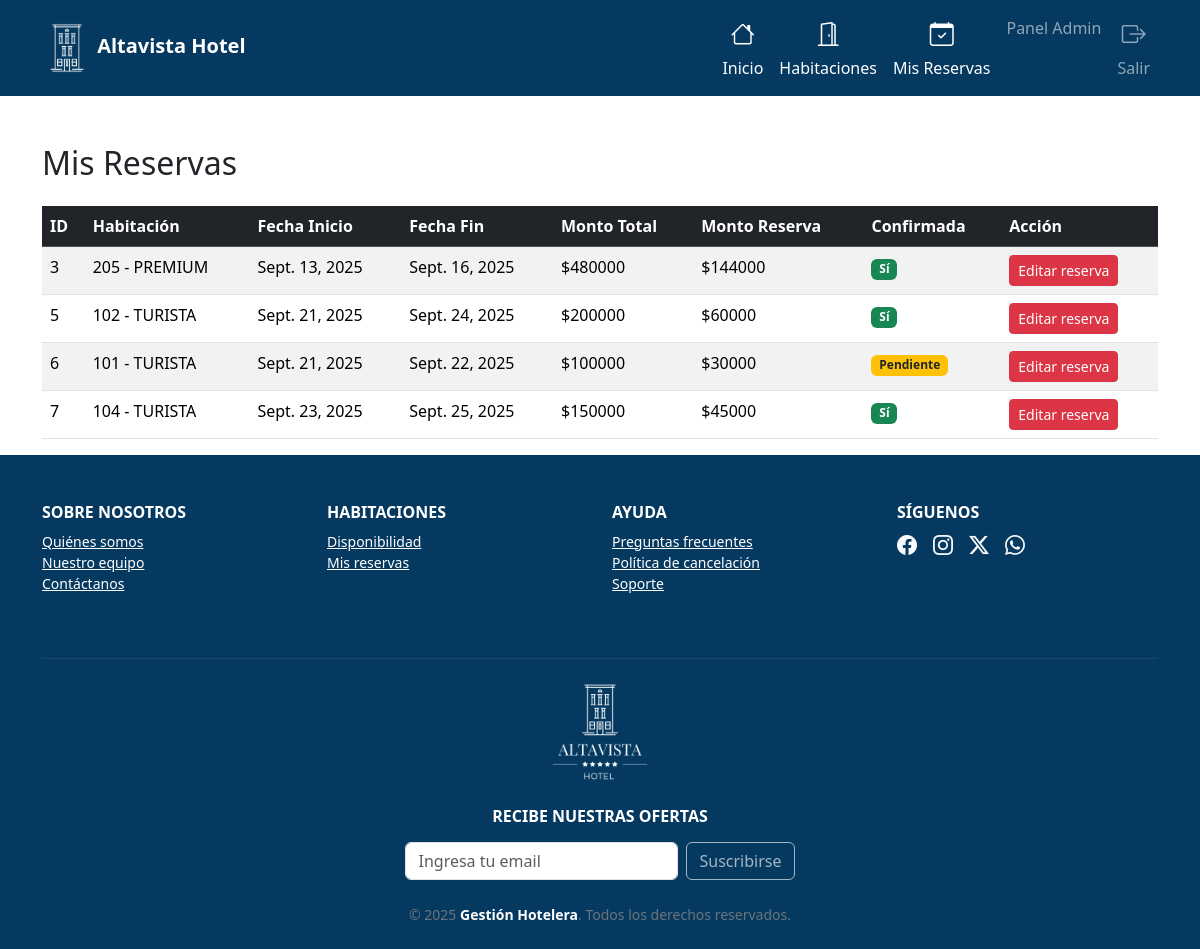
/mis-reservas/ (signed in), run on the app's committed database.
### reservas/models.py (models this page shows, shortened)
class Reserva(models.Model):
    cliente = models.ForeignKey(Cliente, on_delete=models.CASCADE)
    habitacion = models.ForeignKey(Habitacion, on_delete=models.CASCADE)
    fecha_inicio = models.DateField()
    fecha_fin = models.DateField()
    fecha_reserva = models.DateTimeField(auto_now_add=True)
    confirmada = models.BooleanField(default=False)
    monto_total = models.IntegerField(blank=True, null=True)   # <-- ahora entero
    monto_reserva = models.IntegerField(blank=True, null=True) # <-- ahora entero

class Habitacion(models.Model):
    CATEGORIAS = [
        ('TURISTA', 'Turista'),
        ('PREMIUM', 'Premium'),
    ]
    numero = models.IntegerField(unique=True)
    categoria = models.CharField(max_length=10, choices=CATEGORIAS)
    descripcion = models.TextField()
    equipamiento = models.TextField(blank=True, null=True)  # agregado
    precio_diario = models.IntegerField()  # <-- ahora entero
    disponible = models.BooleanField(default=True)

### reservas/views.py (the view)
# urls.py: path('mis-reservas/', views.mis_reservas, name='mis_reservas'),
@login_required
def mis_reservas(request):
    cliente = get_object_or_404(Cliente, email=request.user.email)
    reservas = Reserva.objects.filter(cliente=cliente)
    return render(request, "reservas/mis_reservas.html", {"reservas": reservas})

### reservas/templatetags/custom_tags.py (called while the page is built)
@register.filter(name='has_group')
def has_group(user, group_name):
    return user.groups.filter(name=group_name).exists()

### templates/reservas/mis_reservas.html
{% extends "reservas/base.html" %}
{% block content %}
<div class="container mt-5">
    <h2 class="mb-4">Mis Reservas</h2>
    {% if reservas %}
        <table class="table table-striped">
            <thead class="table-dark">
                <tr>
                    <th>ID</th>
                    <th>Habitación</th>
                    <th>Fecha Inicio</th>
                    <th>Fecha Fin</th>
                    <th>Monto Total</th>
                    <th>Monto Reserva</th>
                    <th>Confirmada</th>
                    <th>Acción</th>
                </tr>
            </thead>
            <tbody>
                {% for reserva in reservas %}
                <tr>
                    <td>{{ reserva.id }}</td>
                    <td>{{ reserva.habitacion.numero }} - {{ reserva.habitacion.categoria }}</td>
                    <td>{{ reserva.fecha_inicio }}</td>
                    <td>{{ reserva.fecha_fin }}</td>
                    <td>${{ reserva.monto_total }}</td>
                    <td>${{ reserva.monto_reserva }}</td>
                    <td>
                        {% if reserva.confirmada %}
                            <span class="badge bg-success">Sí</span>
                        {% else %}
                            <span class="badge bg-warning text-dark">Pendiente</span>
                        {% endif %}
                    </td>
                    <td>
                        <a href="{% url 'editar_reserva' reserva.id %}" class="btn btn-danger btn-sm">Editar reserva</a>
                    </td>
                </tr>
                {% endfor %}
            </tbody>
        </table>
    {% else %}
        <div class="alert alert-info">
            No tienes reservas registradas.
        </div>
    {% endif %}
</div>
{% endblock %}

### static/css/styles.css (style rules this page uses)
html, body { height: 100%; margin: 0; padding: 0; }

### data on the page
Reserva: id "3", habitacion.numero "205", habitacion.categoria "PREMIUM", fecha_inicio "Sept. 13, 2025", fecha_fin "Sept. 16, 2025", monto_total "480000", monto_reserva "144000", confirmada "Sí"
Reserva: id "5", habitacion.numero "102", habitacion.categoria "TURISTA", fecha_inicio "Sept. 21, 2025", fecha_fin "Sept. 24, 2025", monto_total "200000", monto_reserva "60000", confirmada "Sí"
Reserva: id "6", habitacion.numero "101", habitacion.categoria "TURISTA", fecha_inicio "Sept. 21, 2025", fecha_fin "Sept. 22, 2025", monto_total "100000", monto_reserva "30000", confirmada "Pendiente"
Reserva: id "7", habitacion.numero "104", habitacion.categoria "TURISTA", fecha_inicio "Sept. 23, 2025", fecha_fin "Sept. 25, 2025", monto_total "150000", monto_reserva "45000", confirmada "Sí"
